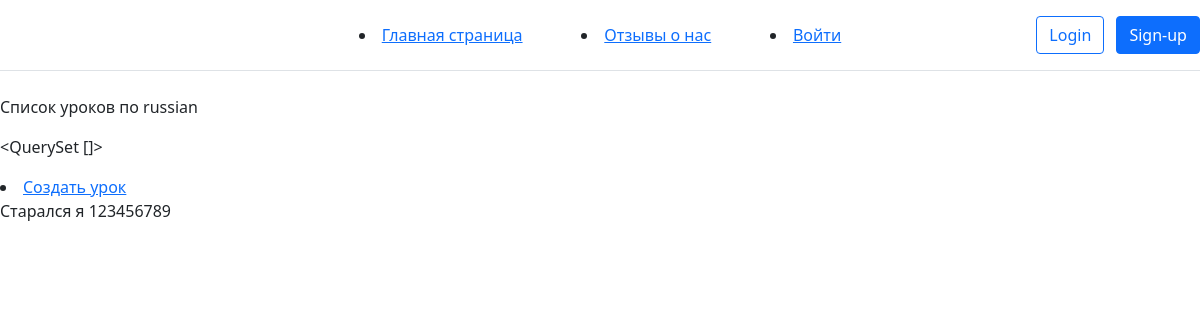
Before: /lessons/russian/ with the older database file.
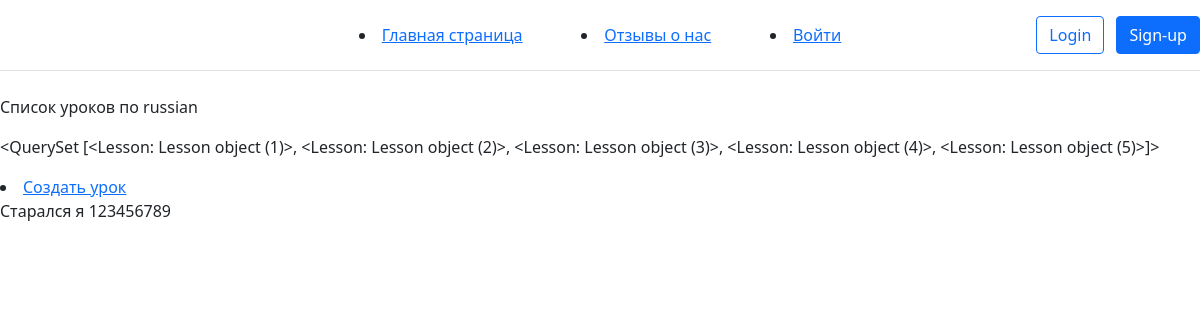
After: the same page with the newer database file.
### main/models.py (models this page shows)
class Lesson(models.Model):
    SUBJECTS = (
        ('russian', 'Русский язык'),
        ('literature', 'Литература'),
    )
    name = models.CharField(max_length=50, verbose_name="Наименование урока")
    author = models.ForeignKey(User, on_delete=models.CASCADE, related_name="lessons")
    date_create = models.DateTimeField(auto_now_add=True, verbose_name="Дата публикации урока")
    date_update = models.DateTimeField(auto_now=True, verbose_name="Дата редактирования урока")
    content = models.TextField(verbose_name="Материалы урока")
    content_file = models.ManyToManyField('MediaContent', related_name="content_file", verbose_name="Документы урока")
    content_audio = models.ManyToManyField('MediaContent', related_name="content_audio", verbose_name="Аудио урока")
    subject = models.CharField(max_length=50, choices=SUBJECTS)

### main/views.py (the view)
# urls.py: path('lessons/<str:subject1>/', views.lessons_list, name='lessons_list'),
def lessons_list(request, subject1):
    lessons = Lesson.objects.filter(subject=subject1)
    context = {'title': subject1, 'lessons': lessons}
    return render(request, 'lessons_list.html', context)

### templates/lessons_list.html (shortened to what this page needs)
{% extends 'base.html' %}
{% block content %}
    <def>
        <p>Список уроков по {{ title }}</p>
        <p>{{ lessons }}</p>
        <li><a href="http://127.0.0.1:8000/create">Создать урок</a></li>
    </def>
{% endblock %}

### templates/base.html (shortened to what this page needs)
{% load static %}
<!doctype html>
<html lang="ru">
<head>
    <link href="https://cdn.jsdelivr.net/npm/bootstrap@5.1.3/dist/css/bootstrap.min.css" rel="stylesheet">
</head>
<body>
<header class="d-flex flex-wrap align-items-center justify-content-center justify-content-md-between py-3 mb-4 border-bottom">
      <a href="/" class="d-flex align-items-center col-md-3 mb-2 mb-md-0 text-dark text-decoration-none">
        <svg class="bi me-2" width="40" height="32" role="img" aria-label="Bootstrap"><use xlink:href="#bootstrap"></use></svg>
      </a>
      <li><a href="/">Главная страница</a></li>
        {% if user.is_authenticated %}
            <li><a href="#">Отзывы о нас</a></li>
            <li><a href="http://127.0.0.1:8000/accounts/logout/">Выйти</a></li>
        {% else %}
            <li><a href="#">Отзывы о нас</a></li>
            <li><a href="http://127.0.0.1:8000/accounts/login/">Войти</a></li>
        {% endif %}
      <div class="col-md-3 text-end">
        <button type="button" class="btn btn-outline-primary me-2">Login</button>
        <button type="button" class="btn btn-primary">Sign-up</button>
      </div>
    </header>
{% block content %}{% endblock %}
<footer>
    <p> Старался я 123456789 </p>
</footer>
</body>
</html>

Changed rows visible on the page:
added Lesson: id "<QuerySet [<Lesson: Lesson object (1)>, <Lesson: Lesson object (2)>, <Lesson: Lesson object (3)>, <Lesson: Lesson object (4)>, <Lesson: Lesson object (5)>]>"
Other visible differences:
{{ lessons }}: "<QuerySet []>" → (not shown)
